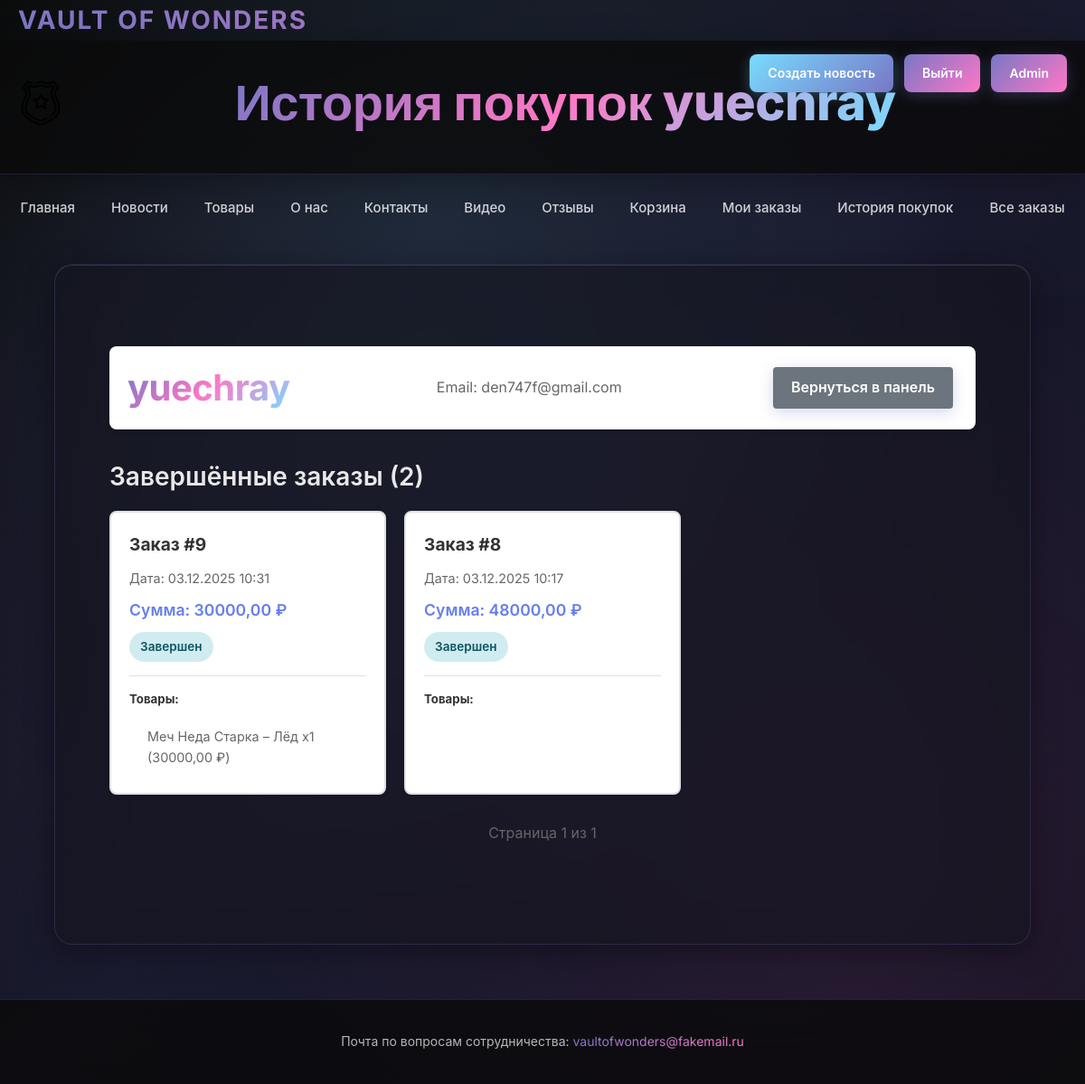
Page /user-purchase-history/1/ (signed in) on the committed database.
### app/models.py (models this page shows, shortened)
class Order(models.Model):
    STATUS_CHOICES = [
        ('processing', 'В обработке'),
        ('confirmed', 'Подтвержден'),
        ('completed', 'Завершен'),
        ('cancelled', 'Отменен'),
    ]
    user = models.ForeignKey(User, on_delete=models.CASCADE, verbose_name="Пользователь")
    items = models.ManyToManyField(CartItem, verbose_name="Товары")
    total_price = models.DecimalField('Общая стоимость', max_digits=10, decimal_places=2)
    date_created = models.DateTimeField(default=timezone.now, verbose_name="Дата создания")
    is_paid = models.BooleanField('Оплачен', default=False)
    status = models.CharField('Статус заказа', max_length=20, choices=STATUS_CHOICES, default='processing')
    class Meta:
        verbose_name = "Заказ"
        verbose_name_plural = "Заказы"

class OrderItem(models.Model):
    order = models.ForeignKey(Order, on_delete=models.CASCADE, related_name='order_items', verbose_name="Заказ")
    product = models.ForeignKey(Product, on_delete=models.SET_NULL, null=True, verbose_name="Товар")
    product_name = models.CharField('Название товара', max_length=200)
    product_price = models.DecimalField('Цена товара', max_digits=10, decimal_places=2)
    manufacturer = models.CharField('Производитель', max_length=100, blank=True)
    description = models.TextField('Описание', blank=True)
    image = models.ImageField(upload_to="media/Images/products/", verbose_name="Изображение", null=True, blank=True)
    quantity = models.PositiveIntegerField('Количество', default=1)
    class Meta:
        verbose_name = "Товар в заказе"
        verbose_name_plural = "Товары в заказе"

### app/views.py (the view)
# urls.py: path('user-purchase-history/<int:user_id>/', views.user_purchase_history, name='user_purchase_history'),
def user_purchase_history(request, user_id):
    if not can_manage_orders(request.user):
        return redirect('main')
    try:
        target_user = User.objects.get(pk=user_id)
    except User.DoesNotExist:
        return redirect('manager_dashboard')
    orders = Order.objects.filter(user=target_user, status='completed').order_by('-date_created')
    paginator = Paginator(orders, 10)
    page_number = request.GET.get("page")
    page_obj = paginator.get_page(page_number)
    context = {
        'target_user': target_user,
        'page_obj': page_obj,
        'user': request.user,
        'title': f'История покупок {target_user.username}'
    }
    return render(request, 'user_purchase_history.html', context)

### app/helpers.py (called while the page is built)
def is_admin_or_manager(user):
    if not user.is_authenticated:
        return False
    return user.is_superuser or is_manager(user)

def can_manage_orders(user):
    return is_admin_or_manager(user)

### app/templates/user_purchase_history.html (shortened to what this page needs)
{% extends 'base.html' %}
{% load static %}
{% block header %}История покупок {{ target_user.username }}{% endblock %}
{% block content %}
<link href="{% static 'styles/purchase_history.css' %}" rel="stylesheet">
<div class="purchase-history-container">
    <div class="user-info">
        <h2>{{ target_user.username }}</h2>
        <p>Email: {{ target_user.email|default:"Не указан" }}</p>
        <a href="{% url 'manager_dashboard' %}" class="btn btn-secondary">Вернуться в панель</a>
    </div>
    {% if page_obj %}
        <h3>Завершённые заказы ({{ page_obj.paginator.count }})</h3>
        <div class="purchases-grid">
            {% for order in page_obj %}
                <div class="order-card">
                    <h4>Заказ #{{ order.id }}</h4>
                    <p class="order-date">Дата: {{ order.date_created|date:"d.m.Y H:i" }}</p>
                    <p class="order-total">Сумма: {{ order.total_price }} ₽</p>
                    <p class="order-status">
                        <span class="status-badge status-{{ order.status }}">
                            {{ order.get_status_display }}
                        </span>
                    </p>
                    <div class="items">
                        <h5>Товары:</h5>
                        <ul>
                            {% for item in order.order_items.all %}
                                <li>
                                    {{ item.product_name }} x{{ item.quantity }}
                                    ({{ item.product_price }} ₽)
                                </li>
                            {% endfor %}
                        </ul>
                    </div>
                </div>
            {% endfor %}
        </div>
        <div class="pagination">
            <span class="page-info">
                Страница {{ page_obj.number }} из {{ page_obj.paginator.num_pages }}
            </span>
        </div>
    {% else %}
        <div class="empty-message">
            <p>История покупок пуста</p>
            <a href="{% url 'manager_dashboard' %}" class="btn btn-primary">Вернуться в панель</a>
        </div>
    {% endif %}
</div>
{% endblock %}

### app/static/styles/site.css (style rules this page uses)
* { margin: 0; padding: 0; box-sizing: border-box; }
body { font-family: 'Inter', -apple-system, BlinkMacSystemFont, 'Segoe UI', sans-serif; margin: 0; padding: 0; background: linear-gradient(135deg, #0a0a0a 0%, #1a1a2e 50%, #0f0f1e 100%); background-attachment: fixed; color: #E0E0E0; overflow-x: hidden; line-height: 1.6; }
body::before { content: ''; position: fixed; top: 0; left: 0; width: 100%; height: 100%; background: radial-gradient(circle at 20% 50%, rgba(120, 119, 198, 0.1) 0%, transparent 50%), radial-gradient(circle at 80% 80%, rgba(255, 119, 198, 0.1) 0%, transparent 50%), radial-gradient(circle at 40% 20%, rgba(120, 219, 255, 0.1) 0%, transparent 50%); pointer-events: none; z-index: 0; }
h1, h2 { background: linear-gradient(135deg, #7877C6 0%, #FF77C6 50%, #78DBFF 100%); -webkit-background-clip: text; -webkit-text-fill-color: transparent; background-clip: text; text-align: center; font-family: 'Inter', sans-serif; font-weight: 700; letter-spacing: -0.5px; margin-bottom: 30px; }
h2 { font-size: clamp(24px, 4vw, 40px); font-weight: 700; margin-top: 30px; line-height: 1.3; }
h3 { font-size: clamp(20px, 3vw, 28px); font-weight: 600; color: rgba(255, 255, 255, 0.9); margin-top: 25px; margin-bottom: 15px; }
.btn { background: linear-gradient(135deg, #7877C6 0%, #FF77C6 100%); color: white; padding: 12px 24px; font-size: 15px; font-weight: 600; border: none; border-radius: 10px; cursor: pointer; transition: all 0.3s ease; text-decoration: none; display: inline-block; box-shadow: 0 4px 15px rgba(120, 119, 198, 0.3); position: relative; overflow: hidden; }
.btn::before { content: ''; position: absolute; top: 0; left: -100%; width: 100%; height: 100%; background: linear-gradient(90deg, transparent, rgba(255, 255, 255, 0.2), transparent); transition: left 0.5s; }
.btn-secondary { background: linear-gradient(135deg, #78DBFF 0%, #7877C6 100%); }

### app/static/styles/purchase_history.css (style rules this page uses)
.purchase-history-container { max-width: 1200px; margin: 30px auto; padding: 20px; }
.user-info { background: white; padding: 20px; border-radius: 8px; box-shadow: 0 2px 4px rgba(0, 0, 0, 0.1); margin-bottom: 30px; display: flex; justify-content: space-between; align-items: center; flex-wrap: wrap; gap: 15px; }
.user-info h2 { margin: 0; color: #333; }
.user-info p { margin: 5px 0; color: #666; }
.purchases-grid { display: grid; grid-template-columns: repeat(auto-fill, minmax(300px, 1fr)); gap: 20px; margin-bottom: 30px; }
.order-card { background: white; border: 2px solid #e0e0e0; border-radius: 8px; padding: 20px; transition: all 0.3s ease; box-shadow: 0 2px 4px rgba(0, 0, 0, 0.1); }
.order-card h4 { margin: 0 0 10px 0; color: #333; font-size: 1.2rem; }
.order-date { color: #666; font-size: 0.9rem; }
.order-total { font-size: 1.1rem; font-weight: 600; color: #667eea; margin: 10px 0; }
.order-status { margin: 10px 0; }
.status-badge { padding: 6px 12px; border-radius: 20px; font-size: 0.85rem; font-weight: 600; display: inline-block; }
.status-badge.status-completed { background: #d1ecf1; color: #0c5460; }
.order-card .items { margin-top: 15px; padding-top: 15px; border-top: 1px solid #e0e0e0; }
.order-card .items h5 { margin: 0 0 10px 0; color: #333; }
.order-card .items ul { margin: 0; padding-left: 20px; list-style: none; }
.order-card .items li { padding: 8px 0; color: #666; font-size: 0.9rem; border-bottom: 1px solid #f0f0f0; }
.order-card .items li:last-child { border-bottom: none; }
.pagination { display: flex; justify-content: center; align-items: center; gap: 10px; margin-bottom: 20px; flex-wrap: wrap; }
.page-info { padding: 0 10px; color: #666; }
.btn { padding: 10px 20px; border-radius: 4px; text-decoration: none; display: inline-block; transition: all 0.3s ease; cursor: pointer; border: none; font-size: 1rem; margin: 0 5px; }
.btn-secondary { background: #6c757d; color: white; }

### rows in the picture
Order: id "9", date_created "03.12.2025 10:31", total_price "30000,00", status "Завершен"
OrderItem: product_name "Меч Неда Старка – Лёд", quantity "1", product_price "30000,00"
Order: id "8", date_created "03.12.2025 10:17", total_price "48000,00", status "Завершен"

### other values in the picture
{{ target_user.username }} "yuechray"
{{ target_user.email|default:"Не указан" }} "den747f@gmail.com"
{{ page_obj.paginator.count }} "2"
{{ page_obj.number }} "1"
{{ page_obj.paginator.num_pages }} "1"
